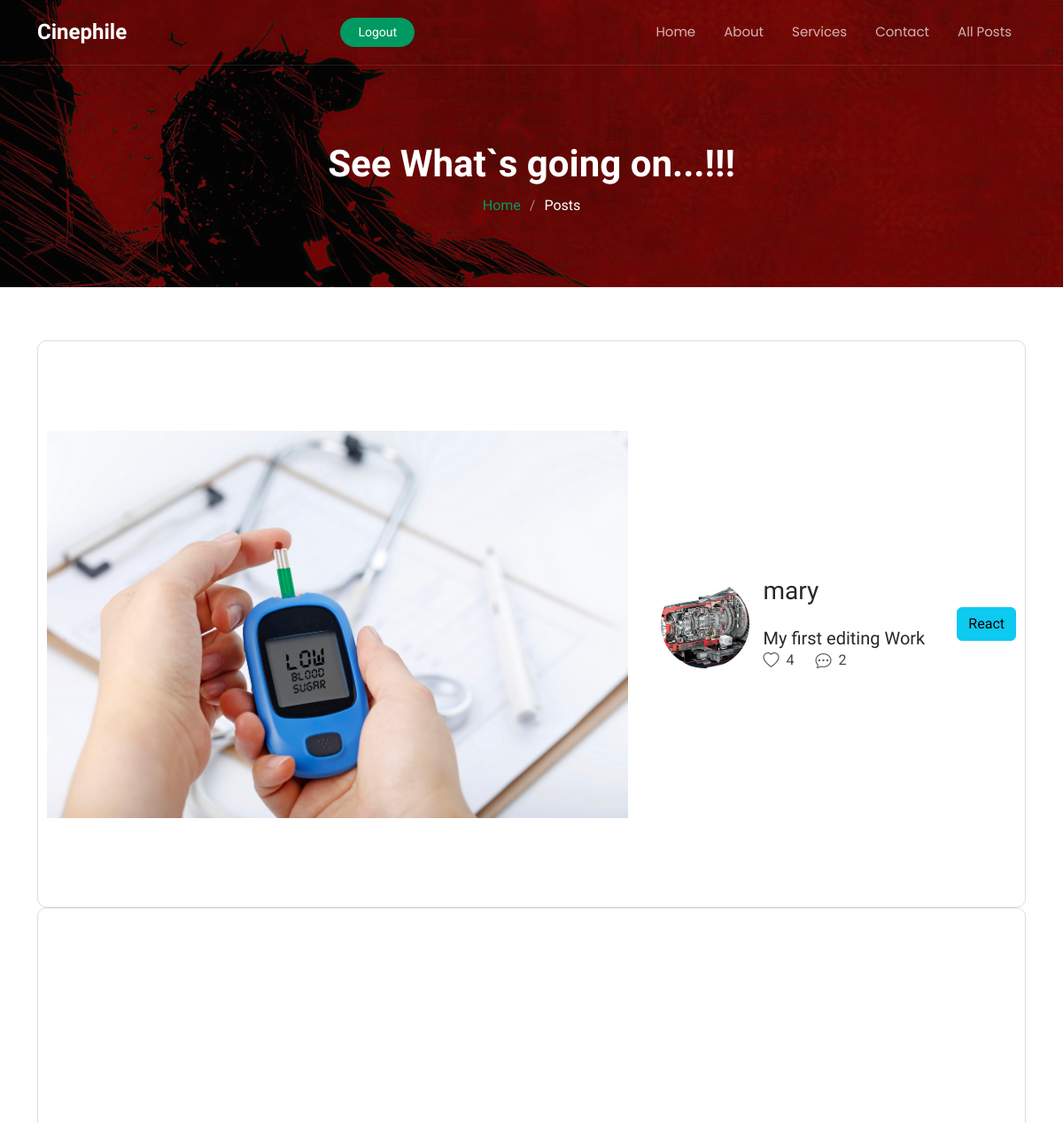
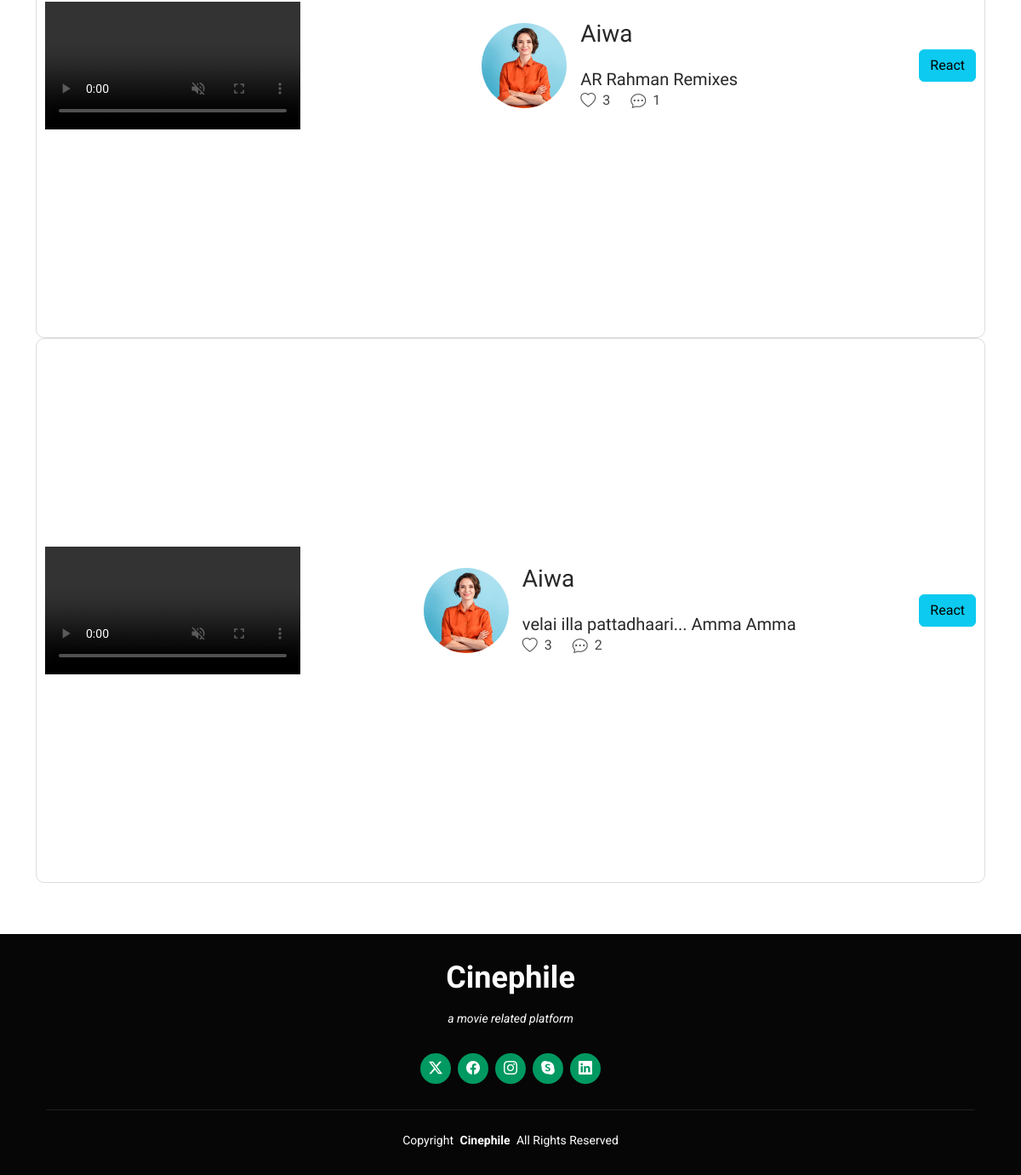
/all_posts/ (signed in), run on the app's committed database (2 pictures, top to bottom).
### cinephile/models.py (models this page shows, shortened)
class AspirantPosts(models.Model):
    user = models.ForeignKey(User, on_delete=models.CASCADE)
    description = models.TextField()
    file = models.FileField()
    uploaded_at = models.DateTimeField(auto_now_add=True)
    verification = models.BooleanField(default=False)
    def get_file_type(self):
        extension = self.file.name.split('.')[-1].lower()
        if extension in ['jpg', 'jpeg', 'png', 'gif']:
            return 'image'
        elif extension in ['mp4', 'avi', 'mov']:
            return 'video'
        elif extension in ['doc', 'docx', 'pdf', 'xlsx']:
            return 'document'
        return 'other'

class User(AbstractUser):
    USER_ROLES = [
        ('critics', 'Critics'),
        ('aspirant', 'Aspirant'),
        ('agency', 'Agency'),
    ]
    mobile = models.CharField(max_length=15, blank=True, null=True)
    location = models.CharField(max_length=100, blank=True, null=True)
    role = models.CharField(max_length=10, choices=USER_ROLES, blank=True, null=True)
    image = models.ImageField(upload_to='profile_image/', blank=True, null=True)
    verification_status = models.BooleanField(default=False)

### cinephile/views.py (the view)
# urls.py: path('all_posts/', views.all_posts, name='all_posts'),
@login_required
def all_posts(request):
    posts = AspirantPosts.objects.filter(verification=True).annotate(
        like_count=Count('reactions', filter=Q(reactions__like=True)),
        comment_count=Count('reactions', filter=Q(reactions__is_commented=True))
    ).order_by('-uploaded_at')
    if request.method == 'POST':
        post_id = request.POST.get('post_id')
        action = request.POST.get('action')
        if action == 'react':
            return redirect('agency_react', post_id)
    return render(request, 'all_posts.html', {'posts': posts})

### templates/all_posts.html (shortened to what this page needs)
{% load static %}
<!DOCTYPE html>
<html lang="en">
<head>
  <link href="{% static 'assets/vendor/bootstrap/css/bootstrap.min.css' %}" rel="stylesheet">
  <link href="{% static 'assets/vendor/bootstrap-icons/bootstrap-icons.css' %}" rel="stylesheet">
  <link href="{% static 'assets/vendor/aos/aos.css' %}" rel="stylesheet">
  <link href="{% static 'assets/vendor/glightbox/css/glightbox.min.css' %}" rel="stylesheet">
  <link href="{% static 'assets/vendor/swiper/swiper-bundle.min.css' %}" rel="stylesheet">
  <link href="{% static 'assets/css/main.css' %}" rel="stylesheet">
</head>
<body class="index-page">
  <header id="header" class="header d-flex align-items-center fixed-top">
    <div class="container position-relative d-flex align-items-center justify-content-between">
      <a href="index.html" class="logo d-flex align-items-center me-auto me-xl-0">
        <h1 class="sitename">Cinephile</h1>
      </a>
      <nav id="navmenu" class="navmenu">
        <ul>
          <li><a href="{% url 'agency_index' %}">Home</a></li>
          <li><a href="#about">About</a></li>
          <li><a href="#services">Services</a></li>
          <li><a href="#contact">Contact</a></li>
          <li><a href="{% url 'all_posts' %}">All Posts</a></li>
      </nav>
      <a class="cta-btn" href="{% url 'logout' %}">Logout</a>
    </div>
  </header>
  <main class="main">
    <div class="page-title dark-background" data-aos="fade" style="background-image: url(../static/assets/img/batman_fanart-wallpaper-2560x1080.jpg);">
      <div class="container position-relative">
        <h1>See What`s going on...!!!</h1>
        <nav class="breadcrumbs">
          <ol>
            <li><a href="{% url 'agency_index' %}">Home</a></li>
            <li class="current">Posts</li>
          </ol>
        </nav>
      </div>
    </div>
    <section id="reels-section" class="reels-section" data-aos="fade-up">
        <div class="container">
          <div class="reel-container">
            {% for post in posts %}
            <div class="reel-item">
              {% if post.get_file_type == 'image' %}
              <img src="{{ post.file.url }}" alt="Image" class="reel-media">
              {% elif post.get_file_type == 'video' %}
              <video controls autoplay muted loop class="reel-media">
                <source src="{{ post.file.url }}" type="video/mp4">
              </video>
              {% endif %}
              <div class="reel-details">
                <div class="d-flex align-items-center">
                  <img src="{{ post.user.image.url }}" style="height: 100px; width: 100px;" class="rounded-circle flex-shrink-0" alt="">
                  <div class="ms-3">
                    <h3>{{ post.user.username }}</h3><br>
                    <h5>{{ post.description }}</h5>
                    <div class="d-flex align-items-center">
                      <i class="bi bi-heart me-2"></i> {{ post.like_count }}
                      <i class="bi bi-chat-dots ms-4 me-2"></i> {{ post.comment_count }}
                    </div>
                  </div>
                </div>
            </div>
            <form action="{% url 'all_posts' %}" method="post">
              <button class="btn btn-info" name="action" value="react">React</button>
            </form>
            </div>
            {% endfor %}
          </div>
        </div>
      </section>
  </main>
  <footer id="footer" class="footer dark-background">
    <div class="container">
      <h3 class="sitename">Cinephile</h3>
      <p>a movie related platform</p>
      <div class="social-links d-flex justify-content-center">
        <a href=""><i class="bi bi-twitter-x"></i></a>
        <a href=""><i class="bi bi-facebook"></i></a>
        <a href=""><i class="bi bi-instagram"></i></a>
        <a href=""><i class="bi bi-skype"></i></a>
        <a href=""><i class="bi bi-linkedin"></i></a>
      </div>
      <div class="container">
        <div class="copyright">
          <span>Copyright</span> <strong class="px-1 sitename">Cinephile</strong> <span>All Rights Reserved</span>
        </div>
      </div>
    </div>
  </footer>
</body>
</html>

### templates/all_posts.html (style rules this page uses)
.reel-item { display: flex; flex-direction: row; align-items: center; justify-content: space-between; border: 1px solid #ddd; border-radius: 10px; overflow: hidden; background: #fff; padding: 10px; gap: 20px; height: 80vh; }
.reel-media { max-width: 60%; max-height: 100%; object-fit: cover; flex-shrink: 0; }
.reel-details { text-align: left; padding: 10px; }
.reel-details img { height: 100px; width: 100px; object-fit: cover; border-radius: 50%; }
.reel-details .ms-3 { margin-left: 15px; }
.reel-details h3, .reel-details h5 { margin: 0; }
.reel-details .d-flex.align-items-center i { font-size: 18px; color: #555; }

### data on the page
AspirantPosts: file (picture), user.image (picture), user.username "mary", description "My first editing Work", like_count "4", comment_count "2"
AspirantPosts: user.image (picture), user.username "Aiwa", description "AR Rahman Remixes", like_count "3", comment_count "1"
AspirantPosts: user.image (picture), user.username "Aiwa", description "velai illa pattadhaari... Amma Amma", like_count "3", comment_count "2"
